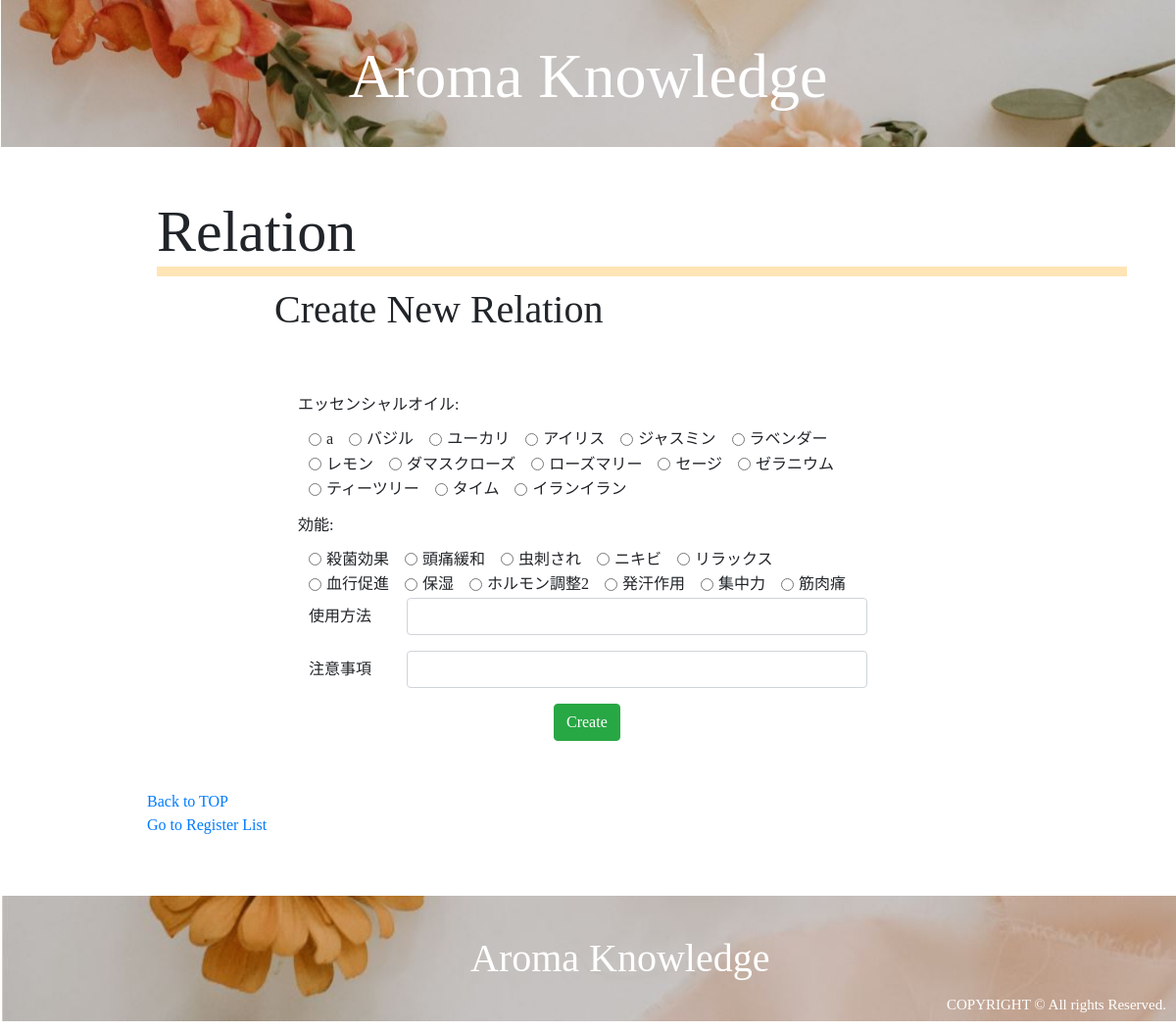
The app's page /relation_register.php (signed in), older data.
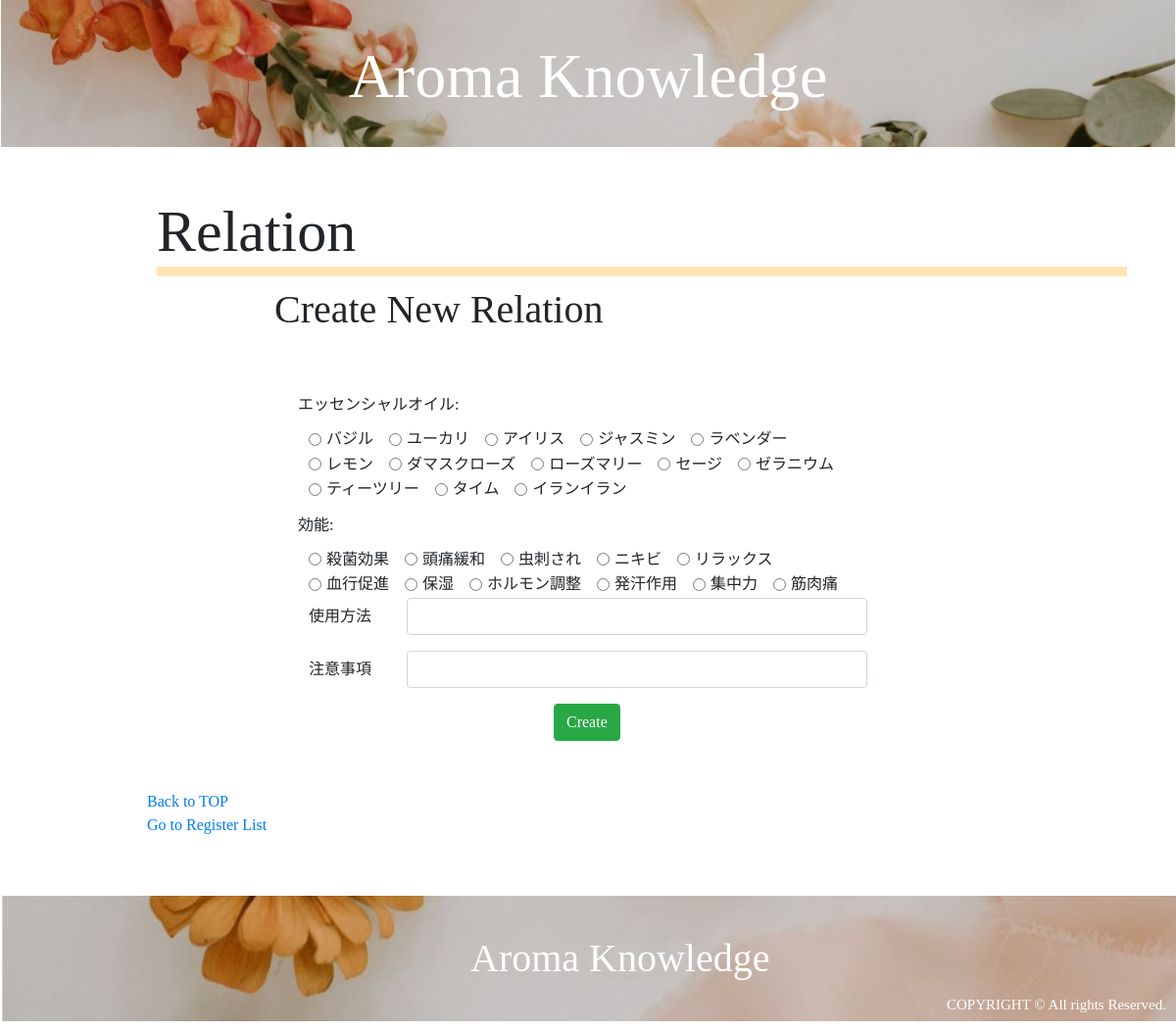
The same page, newer data.
### tables this page shows
CREATE TABLE `essential_oils` (
  `id` int(11) NOT NULL AUTO_INCREMENT,
  `name` varchar(255) NOT NULL,
  `scientific_name` varchar(255) NOT NULL,
  `plant_name` varchar(255) NOT NULL,
  `extraction` varchar(255) NOT NULL,
  `aroma` varchar(255) NOT NULL,
  `caution` varchar(255) NOT NULL,
  `english_name` varchar(255) NOT NULL,
  `user_id` int(11) NOT NULL,
  `image` varchar(255) NOT NULL,
  `created_at` timestamp NOT NULL DEFAULT CURRENT_TIMESTAMP,
  PRIMARY KEY (`id`),
  UNIQUE KEY `name` (`name`),
  KEY `user_id` (`user_id`),
  CONSTRAINT `essential_oils_ibfk_1` FOREIGN KEY (`user_id`) REFERENCES `users` (`id`) ON DELETE CASCADE ON UPDATE CASCADE
);

CREATE TABLE `effects` (
  `id` int(11) NOT NULL AUTO_INCREMENT,
  `effect` varchar(255) NOT NULL,
  `content` varchar(255) NOT NULL,
  `caution` varchar(255) NOT NULL,
  `user_id` int(11) NOT NULL,
  `created_at` timestamp NOT NULL DEFAULT CURRENT_TIMESTAMP,
  PRIMARY KEY (`id`),
  UNIQUE KEY `effect` (`effect`),
  KEY `user_id` (`user_id`),
  CONSTRAINT `effects_ibfk_1` FOREIGN KEY (`user_id`) REFERENCES `users` (`id`) ON DELETE CASCADE ON UPDATE CASCADE
);

### relation_register.php (called while the page is built, shortened)
<?php
    require_once 'DAOs/OilDAO.php';
    require_once 'DAOs/EffectDAO.php';
    $oils = OilDAO::get_all_oils_sort();
    $effects = EffectDAO::get_all_effects();
    include_once 'views/relation_register_view.php';

### DAOs/OilDAO.php (called while the page is built, shortened)
<?php
    class OilDAO extends DAO{
        public static function get_all_oils_sort(){
            try{
                $pdo = self::get_connection();
                $stmt = $pdo->query('SELECT * FROM essential_oils ORDER BY english_name ASC');
                $stmt->setFetchMode(PDO::FETCH_CLASS|PDO::FETCH_PROPS_LATE, 'Oil');
                $oils = $stmt->fetchAll();
            }catch(PDOException $e){
            }finally{
                self::close_connection($pdo, $stmt);
            }
            return $oils;
        }
    }

### DAOs/EffectDAO.php (called while the page is built, shortened)
<?php
    class EffectDAO extends DAO{
        public static function get_all_effects(){
            try{
                $pdo = self::get_connection();
                $stmt = $pdo->query('SELECT * FROM effects');
                $stmt->setFetchMode(PDO::FETCH_CLASS|PDO::FETCH_PROPS_LATE, 'Effect');
                $effects = $stmt->fetchAll();
            }catch(PDOException $e){
                }finally{
                    self::close_connection($pdo, $stmt);
                }
                return $effects;
        }
    }

### views/relation_register_view.php (the view, shortened to what this page needs)
<!DOCTYPE html>
<html lang="ja">
    <head>
        <link rel="stylesheet" href="https://stackpath.bootstrapcdn.com/bootstrap/4.3.1/css/bootstrap.min.css">
        <link rel="stylesheet" href="css/style.css">
        <link rel="stylesheet" href="css/style2.css">
    </head>
    <body>
        <div class="header" style="background-image:url(images/top1.jpg)">
            <h1><a href="mypage_top.php">Aroma Knowledge</h1></a>
        </div>
        <div class="relations">
            <h2 class="title">Relation</h2>
            <h2 class="subtitle">Create New Relation</h2>
            <div class="RelationDetail ForPC">
                <div class="container">
                    <form action="relation_create.php" method="POST">
                        <div class="row">
                            <label for="colFormLabel" class="col-form-label m-1">エッセンシャルオイル:</label>
                        </div>
                        <?php foreach($oils as $oil): ?>
                        <div class="form-check form-check-inline">
                            <input class="form-check-input" type="radio" name="oil" value="<?= $oil->id?>">
                            <label class="form-check-label" for="oil"><?= $oil->name ?></label>
                        </div>
                        <?php endforeach; ?>
                        <div class="row">
                            <label for="colFormLabel" class="col-form-label m-1">効能:</label>
                        </div>
                        <?php foreach($effects as $effect): ?>
                        <div class="form-check form-check-inline">
                            <input class="form-check-input" type="radio" name="effect" value="<?= $effect->id?>">
                            <label class="form-check-label" for="effect"><?= $effect->effect ?></label>
                        </div>
                        <?php endforeach; ?>
                        <br>
                        <div class="form-group row">
                            <label for="colFormLabel" class="col-sm-2 col-form-label">使用方法</label>
                            <div class="col-sm-10">
                                <input type="text" class="form-control" name="howto">
                            </div>
                        </div>
                        <div class="form-group row">
                            <label for="colFormLabel" class="col-sm-2 col-form-label">注意事項</label>
                            <div class="col-sm-10">
                                <input type="text" class="form-control" name="caution">
                            </div>
                        </div>
                        <div class="form-group row">
                            <div class="offset-sm-5 col-sm-1">
                                <button type="submit" class="btn btn-success">Create</button>
                            </div>
                        </div>
                    </form>
                </div>
            </div>
        </div>
        <div class="nav">
            <a href="mypage_top.php">Back to TOP</a><br>
            <a href="register_list.php">Go to Register List</a>
        </div>
        <div class="footer" style="background-image:url(images/footer.jpg)">
            <h1 class="logo">Aroma Knowledge</h1>
            <p class="copylight">COPYRIGHT © All rights Reserved.</p>
        </div>
    </body>
</html>

Row changes from the older to the newer data that the page shows:
removed essential_oils: name "a"
changed effects: effect "ホルモン調整2" → "ホルモン調整"
